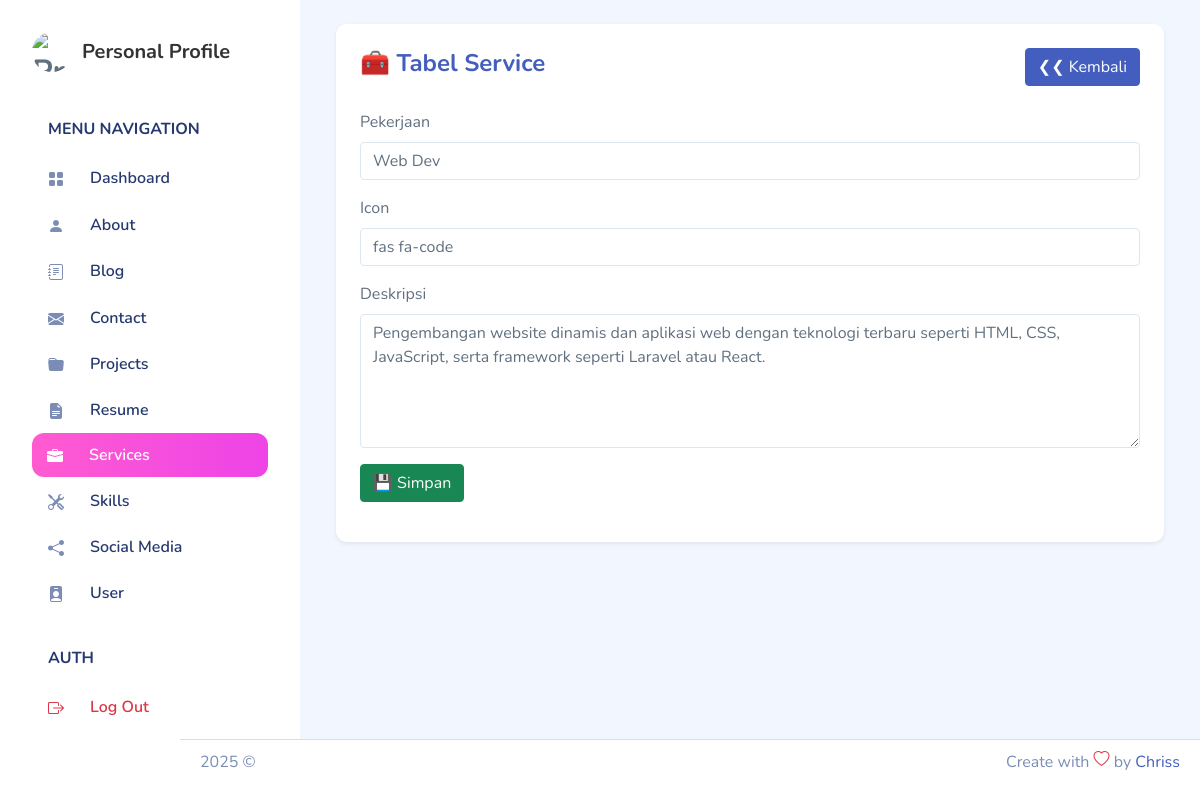
Page /backend/pages/service/edit.php?id=1 on the committed database.
### tables this page shows
CREATE TABLE `services` (
  `id` int NOT NULL,
  `icon` varchar(100) NOT NULL,
  `job` varchar(255) NOT NULL,
  `description` text,
  `created_at` timestamp NULL DEFAULT CURRENT_TIMESTAMP,
  `updated_at` timestamp NULL DEFAULT CURRENT_TIMESTAMP ON UPDATE CURRENT_TIMESTAMP
);

### backend/action/service/show.php (called while the page is built, shortened)
<?php
include_once '../../app.php';
$id = $_GET['id'];
$qSelect = "SELECT * FROM services WHERE id='$id'";
$result = mysqli_query($connect, $qSelect) or die(mysqli_error($connect));
$services = $result->fetch_object();

### backend/pages/service/edit.php (the view, shortened to what this page needs)
<?php include '../../partials/header.php'; ?>
<?php include '../../partials/sidebar.php'; ?>
<div class="container-fluid page-body-wrapper">
    <div id="main" class="p-4">
        <div class="card border-0 shadow-sm">
            <div class="card-body">
                <div class="table-responsive">
                    <div class="d-flex align-items-center justify-content-between mb-4">
                        <h4 class="fw-bold text-primary">🧰 Tabel Service</h4>
                        <a href="./index.php" class="btn btn-primary">❮❮ Kembali</a>
                    </div>
                    <table class="table table-modern align-middle">
                        <?php
                        include '../../action/service/show.php';
                        ?>
                        <form action="../../action/service/update.php?id=<?= $services->id ?>" method="POST" enctype="multipart/form-data">
                            <div class="mb-3">
                                <label for="jobInput" class="form-label">Pekerjaan</label>
                                <input type="text" name="job" class="form-control" id="jobInput"
                                    placeholder="Masukkan Pekerjaan"
                                    required value="<?= $services->job ?>">
                            </div>
                            <div class="mb-3">
                                <label for="iconInput" class="form-label">Icon</label>
                                <input type="text" name="icon" id="iconInput" class="form-control" placeholder="Masukkan Icon, Contoh: fab fa-instagram" required value="<?= $services->icon ?>">
                            </div>
                            <div class="mb-3">
                                <label for="descriptionInput" class="form-label">Deskripsi</label>
                                <textarea name="description" class="form-control" id="descriptionInput"
                                    placeholder="Masukkan Deskripsi" rows="5" required><?= htmlspecialchars($services->description) ?></textarea>
                            </div>
                            <button type="submit" class="btn btn-success" name="tombol">💾 Simpan</button>
                        </form>
                    </table>
                </div>
            </div>
        </div>
        <?php include '../../partials/footer.php'; ?>
    </div>
</div>

### backend/pages/service/edit.php (style rules this page uses)
.table-modern { border-collapse: separate; border-spacing: 0 10px; }

### backend/partials/footer.php (style rules this page uses)
html, body { height: 100%; margin: 0; }
#main { flex: 1; padding-bottom: 60px; }

### rows in the picture
services: job "Web Dev", icon "fas fa-code", description "Pengembangan website dinamis dan aplikasi web dengan teknologi terbaru seperti HTML, CSS, JavaScript, serta framework seperti Laravel atau React."
